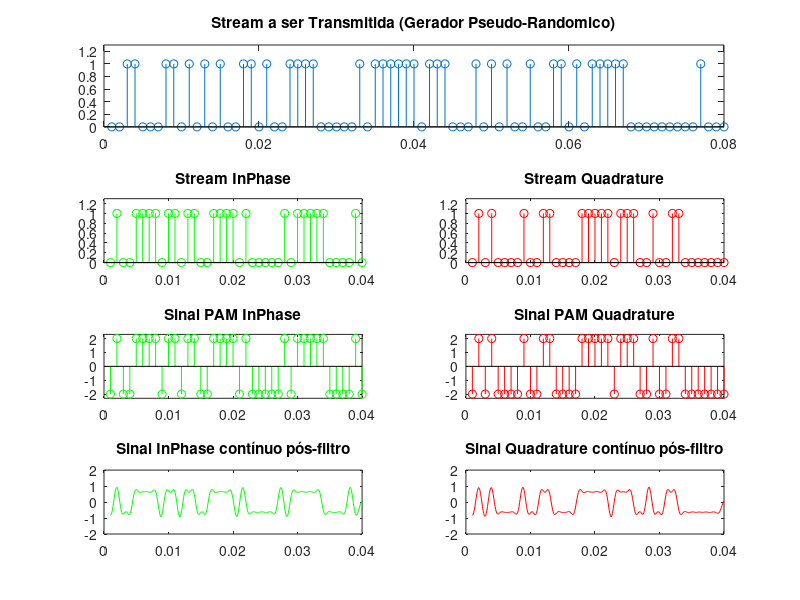
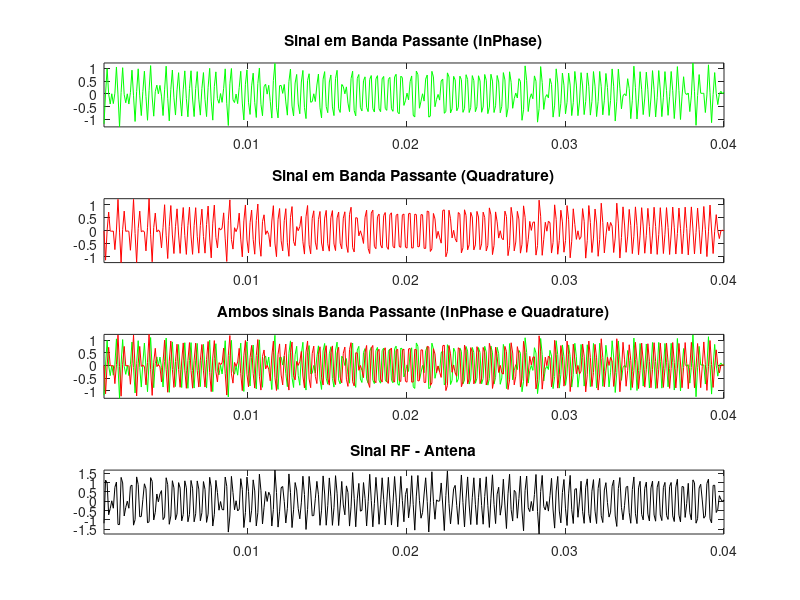
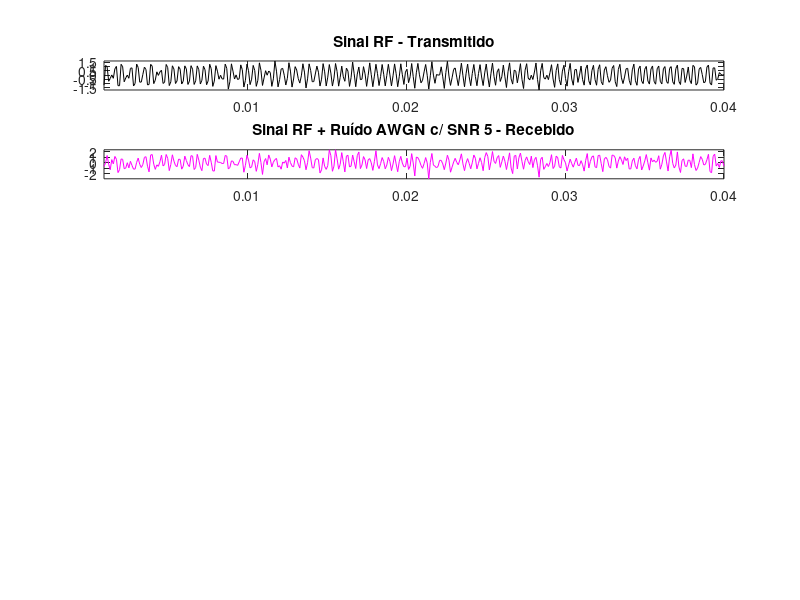

Recreate these plots in MATLAB, in order. (Note: this script raises an error after producing the figures.)
%==========================================================================
% Aluno: Lucas Lui Motta      RA: 192701
% Data: 02/05/2017
% Disciplina: Introd. Comunicações Digitais I
% Pós-graduação: Mestrado
%==========================================================================
% Programa MATLAB para 4-QAM:
% 
% Tx:
%       - Gerar 4-QAM;
%       - Gerar g(t) cosseno levantado;
%       - Transladar o sinal para RF;
% 
% Canal:
%       - Inserir Ruído AWGN;
% Rx:
%       - Transladar para banda base e filtrar usando filtro casado;
%       - Obter o sinal em fase e quadratura;
%       - Amostragem;
%       - Obter diagrama de constelação recebido;
%       - Estimar os símbolos transmitidos;
%
% Calcular a SER (Symbol Error Rate).
%==========================================================================

clc;
clear all;
close all;

%==========================================================================
% Parâmetros gerais do Tx-Rx 4-QAM

% Parâmetros Ajustáveis (F_bits e K com problema):
F_bits = 20; % Criado um fator de bits que serão transmitidos (p/ truncamento).
K = 10; % Fator de super-amostragem para a convolução do sinal com o filtro formatador.
Fs = 1e3; % Bit Rate [bits/segundo] ou Frequência de Amostragem - Ex: 1.000 [Hz]
Fc = 1e6; % Frequência da portadora - Ex: 1 [Mhz].
amplt = 2; % Amplitude do simbolo modulado, que causa impacto direto na energia do sinal.
alfa = 0.8; % Fator alfa cosseno levantado utilizado no filtro formatador.
SNR = 5; % Relação sinal ruído, entre o sinal RF que será transmitido e o ruído AWGN recebido.

% Parâmetros Automáticos:
M_Order = 4; % Ordem da modulação QAM - Ex: 4-QAM.
B_symb = log2(M_Order); % Número de bits por simbolo - Ex: log2(4) = 2 [bits/simbolo].
N_symb = F_bits*B_symb; % Número de simbolos que serão transmitidos - Ex: 10*(2) = 20 [simbolos].
N_bits = B_symb*N_symb; % Número de bits que serão enviados.
Ts = 1/Fs; % Período entre bits chegando na stream.
Fb = Fs/M_Order; % Baud Rate [símbolos/segundo] - Ex: 1.000/4-QAM = 250Hz [simbolos/segundo].
Tb = 1/Fb; % Período de símbolos transmitidos.

%==========================================================================
%                           Data - Stream
% Gerador pseudo-randomico de dados binários para simular a stream a ser
% transmitida com a determinada Fs escolhida.

data = randi([0,1], 1, N_bits);

t = linspace(0+(1/Fs), N_bits/Fs, N_bits);

subplot(4,2,[1,2]); stem(t, data);
title('Stream a ser Transmitida (Gerador Pseudo-Randomico)'); 
axis([0 N_bits/Fs 0 1.3]);

%==========================================================================
%                              Slicer
% Dividindo os dados da stream binária de entrada em dois caminhos,
% aqueles que vão na parte InPhase do sinal e aquelas que vão em 
% Quadrature.

data_I = data(1:2:end);
data_Q = data(2:2:end);

t_I = linspace(0+(1/Fs), (N_bits/2)/Fs, N_bits/2);
t_Q = linspace(0+(1/Fs), (N_bits/2)/Fs, N_bits/2);

subplot(4,2,3); stem(t_I, data_I, 'g');
title('Stream InPhase'); 
axis([0 (N_bits/2)/Fs 0 1.3]);

subplot(4,2,4); stem(t_Q, data_Q, 'r'); 
title('Stream Quadrature'); 
axis([0 (N_bits/2)/Fs 0 1.3]);

%==========================================================================
%                          Mapper-Encoder
% Mapeando os valores da stream de dados de cada parte em valores reais, o                  
% 4-QAM (Quadrature Amplitude Modulation) equivale a 2-PAM (Pulse Amplitude 
% Modulation), um InPhase e outro em Quadrature.

mapper = [-amplt  amplt]; Ymax = amplt; Ymin = -amplt;

data_mapped_I = mapper(1 + data_I(1:end));
data_mapped_Q = mapper(1 + data_Q(1:end));

t_mapI = linspace(0+(1/Fs), (N_bits/2)/Fs, length(data_mapped_I));
t_mapQ = linspace(0+(1/Fs), (N_bits/2)/Fs, length(data_mapped_Q));

subplot(4,2,5); stem(t_mapI, data_mapped_I, 'g');
title('Sinal PAM InPhase'); 
axis([0 (N_bits/2)/Fs Ymin-0.3 Ymax+0.3]);

subplot(4,2,6); stem(t_mapQ, data_mapped_Q, 'r');
title('Sinal PAM Quadrature');
axis([0 (N_bits/2)/Fs Ymin-0.3 Ymax+0.3]);

%==========================================================================
%                       Pulse Shaping Filter 
% Após o mapeamento da stream em simbolos a serem transmitidos, os símbolos 
% são passados por um filtro formatador. O sinal utilizado como pulso
% formatador é o frequentemente utilizado cosseno levantado.

rcos_coefs = rcosfir(alfa, 3, K, Tb, 'sqrt');

signal_data_I = conv(rcos_coefs, upsample(data_mapped_I, K));
signal_data_Q = conv(rcos_coefs, upsample(data_mapped_Q, K));

signal_data_I = signal_data_I(31:end-30); % o filtro gera uma cauda de tamanho:
signal_data_Q = signal_data_Q(31:end-30); % ((2*3)+1)*K = 70, que é removida.

t_filt = linspace(0+(1/Fs), (N_bits/2)/Fs, length(signal_data_Q));

figure(1);
subplot(4,2,7); plot(t_filt, signal_data_I, 'g');
title('Sinal InPhase contínuo pós-filtro'); 
axis([0 (N_bits/2)/Fs Ymin Ymax]);

subplot(4,2,8); plot(t_filt, signal_data_Q', 'r');
title('Sinal Quadrature contínuo pós-filtro'); 
axis([0 (N_bits/2)/Fs Ymin Ymax]);

%==========================================================================
%                           Up-Converter 
% Move-se o sinal de banda base para banda passante, e soma ambos sinais 
% InPhase e Quadrature para transmissão pela antena.

t_uc = linspace(0, (N_bits/2)/Fs, length(signal_data_I));

Tx_I =  signal_data_I.*(sqrt(2)*cos(2*pi*Fc*t_uc));
Tx_Q =  signal_data_Q.*(sqrt(2)*sin(2*pi*Fc*t_uc));

signal_RF = Tx_I - Tx_Q;

t_rf = linspace(0+(1/Fs), (N_bits/2)/Fs, length(signal_RF));

figure(2);
subplot(4,1,1); plot(t_rf, Tx_I, 'g');
title('Sinal em Banda Passante (InPhase)'); axis tight;

subplot(4,1,2); plot(t_rf, Tx_Q, 'r');
title('Sinal em Banda Passante (Quadrature)'); axis tight;

subplot(4,1,3); plot(t_rf, Tx_I, 'g', t_rf, Tx_Q, 'r');
title('Ambos sinais Banda Passante (InPhase e Quadrature)'); axis tight;

subplot(4,1,4); plot(t_rf, signal_RF, 'k');
title('Sinal RF - Antena'); axis tight;

%==========================================================================
%                           Signal Corrupted
% Na transmissão do sinal no canal, o mesmo é prejudicado pela presença de
% ruído, para simular esse ruído aleatório é adotado um ruído do tipo
% branco gaussiano (AWGN).

signal_RFandNoise = awgn(signal_RF, SNR);
%signal_RFandNoise = signal_RF;

figure(3);
subplot(6,1,1); plot(t_rf, signal_RF, 'k');
title('Sinal RF - Transmitido'); axis tight;

subplot(6,1,2); plot(t_rf, signal_RFandNoise, 'm');
title('Sinal RF + Ruído AWGN c/ SNR 5 - Recebido'); axis tight;

%==========================================================================
%                           Down-Converter
% O primeiro passo do receptor é mover o sinal na banda passante para banda
% base utilizando o down-converter, que é formado pelo filtro U(f) e o
% o mixer com a função de deslocamento.

baseBand_Rx_I =  signal_RFandNoise.*sqrt(2).*cos(2*pi*Fc*t_uc);
baseBand_Rx_Q =  signal_RFandNoise.*-sqrt(2).*sin(2*pi*Fc*t_uc);

Fpass = 3000; Fstop = 3750; Apass = 1; Astop = 40; Fsamp = 10000;    
obj_h = fdesign.lowpass('fp,fst,ap,ast', Fpass, Fstop, Apass, Astop, Fsamp);    
Hd = design(obj_h, 'equiripple');

baseBand_Rx_I_int = [baseBand_Rx_I zeros(1,10)];
baseBand_Rx_Q_int = [baseBand_Rx_Q zeros(1,10)];

baseBand_Rx_I_LPF = filter(Hd, baseBand_Rx_I_int);
baseBand_Rx_Q_LPF = filter(Hd, baseBand_Rx_Q_int);

baseBand_Rx_I_LPF = baseBand_Rx_I_LPF(11:end);
baseBand_Rx_Q_LPF = baseBand_Rx_Q_LPF(11:end);

subplot(6,1,3); plot(t_rf, baseBand_Rx_I, 'g');
title('Sinal InPhase deslocado p/ Banda Base'); axis tight;

subplot(6,1,4); plot(t_rf, baseBand_Rx_I_LPF, 'g');
title('Sinal InPhase pós-LPF'); axis tight;

subplot(6,1,5); plot(t_rf, baseBand_Rx_Q, 'r');
title('Sinal Quadrature deslocado p/ Banda Base'); axis tight;

subplot(6,1,6); plot(t_rf, baseBand_Rx_Q_LPF, 'r');
title('Sinal Quadrature pós-LPF'); axis tight;

%==========================================================================
%                         Matched Filter
% Utilizando filtro casado para redução do ruído causado no sinal.

signal_Rx_I = conv(rcos_coefs, baseBand_Rx_I_LPF);
signal_Rx_Q = conv(rcos_coefs, baseBand_Rx_Q_LPF);

signal_Rx_I = signal_Rx_I(31:end-30); 
signal_Rx_Q = signal_Rx_Q(31:end-30);

figure(4);
subplot(4,1,1); plot(t_rf, baseBand_Rx_I_LPF, 'g');
title('Sinal InPhase Ruidoso'); axis tight;

subplot(4,1,2); plot(t_rf, signal_Rx_I, 'g');
title('Sinal InPhase pós-Filtro Casado'); axis tight;

subplot(4,1,3); plot(t_rf, baseBand_Rx_Q_LPF, 'r');
title('Sinal Quadrature Ruidoso'); axis tight;

subplot(4,1,4); plot(t_rf, signal_Rx_Q, 'r');
title('Sinal Quadrature pós-Filtro Casado'); axis tight;

%==========================================================================
%                             Sampling
% Amostrando o sinal

data_Rx_I_sampl = signal_Rx_I(1:length(signal_Rx_I)/N_symb:end);
data_Rx_Q_sampl = signal_Rx_Q(1:length(signal_Rx_Q)/N_symb:end);

t_I = linspace(0+(1/Fs), (N_bits/2)/Fs, N_symb);
t_Q = linspace(0+(1/Fs), (N_bits/2)/Fs, N_symb);

figure(5);
subplot(4,2,1); plot(t_rf, signal_Rx_I, 'g');
title('Sinal InPhase pós-Filtro Casado'); axis tight;

subplot(4,2,2); plot(t_rf, signal_Rx_Q, 'r');
title('Sinal Quadrature pós-Filtro Casado'); axis tight;

subplot(4,2,3); stem(t_I, data_Rx_I_sampl, 'g');
title('Sinal InPhase Amostrado'); 
axis([0 (N_bits/2)/Fs Ymin-1 Ymax+1]);

subplot(4,2,4); stem(t_Q, data_Rx_Q_sampl, 'r'); 
title('Sinal Quadrature Amostrado'); 
axis([0 (N_bits/2)/Fs Ymin-1 Ymax+1]);

%==========================================================================
%                  Comparator - "Demapper" - Decoding
% Essa operação trunca o valor recebido no simbolo mais próximo
% definido anteriormente no mapper do transmissor.

data_Rx_I = zeros(1, N_bits/2);
data_Rx_Q = zeros(1, N_bits/2);

for i = 1:length(data_Rx_I_sampl)
    if data_Rx_I_sampl(i) <= 0
        data_Rx_I(i) = 0;
    else
        data_Rx_I(i) = 1;
    end
end

for i = 1:length(data_Rx_Q_sampl)
    if data_Rx_Q_sampl(i) <= 0
        data_Rx_Q(i) = 0;
    else
        data_Rx_Q(i) = 1;
    end
end

subplot(4,2,5); stem(t_I, data_Rx_I, 'g');
title('Stream InPhase - Descodificado'); 
axis([0 (N_bits/2)/Fs 0 1.3]);

subplot(4,2,6); stem(t_Q, data_Rx_Q, 'r'); 
title('Stream Quadrature - Descodificado'); 
axis([0 (N_bits/2)/Fs 0 1.3]);

%==========================================================================
%                Grouping signals InPhase and Quadrature
% Formando a strem de dados final, agrupando 1 a 1 os dados que estavam 
% InPhase e em QuadratureAmostrando:

data_Rx = zeros(N_bits,1);

data_Rx(1:2:end) = data_Rx_I;
data_Rx(2:2:end) = data_Rx_Q;

t = linspace(0+(1/Fs), N_bits/Fs, N_bits);

subplot(4,2,[7,8]); stem(t, data_Rx, 'b');
title('Stream Recebida'); 
axis([0 N_bits/Fs 0 1.3]);

%==========================================================================
%                          Spectro - (Optional) 
% Espectro dos sinais na banda base e banda passante.

spectro_Tx_I = abs(fftshift(fft(signal_data_I))/length(signal_data_I));
spectro_Tx_Q = abs(fftshift(fft(signal_data_Q))/length(signal_data_Q));

spectro_RF = abs(fft(signal_RF)/length(signal_RF));

spectro_Rx_I_LPF = abs(fftshift(fft(baseBand_Rx_I_LPF))/length(baseBand_Rx_I_LPF));
spectro_Rx_Q_LPF = abs(fftshift(fft(baseBand_Rx_Q_LPF))/length(baseBand_Rx_Q_LPF));

spectro_Rx_I_MatchedFilter = abs(fftshift(fft(signal_Rx_I))/length(signal_Rx_I));
spectro_Rx_Q_MatchedFilter = abs(fftshift(fft(signal_Rx_Q))/length(signal_Rx_Q));

f_base = (-length(signal_data_I)/2:(length(signal_data_I)/2)-1)*Fs*K/length(signal_data_I);
%f_pass = (0:(length(spectro_RF))-1)*Fc/length(spectro_RF);
f_pass = linspace(0,Fc*Fs,length(spectro_RF));

figure(6);
subplot(3,3,1); plot(f_base, spectro_Tx_I, 'g');
title('Espectro do sinal InPhase no Transmissor'); axis tight;
subplot(3,3,2); plot(f_base, spectro_Rx_I_LPF, 'g');
title('Espectro sinal ruidoso em Banda Base (InPhase) no Receptor'); axis tight;
subplot(3,3,3); plot(f_base, spectro_Rx_I_MatchedFilter, 'g');
title('Espectro sinal após filtro casado no Receptor'); axis tight;

subplot(3,3,4); plot(f_base, spectro_Tx_Q, 'r');
title('Espectro do sinal Quadrature no Transmissor'); axis tight;
subplot(3,3,5); plot(f_base, spectro_Rx_Q_LPF, 'r');
title('Espectro sinal ruidoso em Banda Base (Quadrature) no Receptor'); axis tight;
subplot(3,3,6); plot(f_base, spectro_Rx_Q_MatchedFilter, 'r');
title('Espectro sinal após filtro casado no Receptor'); axis tight;

subplot(3,3,[7,8,9]); plot(f_pass, spectro_RF, 'k');
title('Especto Sinal RF sendo emitido pelo Transmissor'); axis tight;

%==========================================================================
%                       Constellation Points
% Plotando as constelações dos simbolos que serão transmistidos.

figure(7);
plot(data_mapped_I, data_mapped_Q, 'or', data_Rx_I_sampl, data_Rx_Q_sampl, 'ob');
title('Constellation Points - Tx e Rx'); 
axis([Ymin-0.7 Ymax+0.7 Ymin-0.7 Ymax+0.7]);

%==========================================================================
%                       Symbol Error Rate
% Calculando o número de erros de símbolo e a taxa associas.

[Number_Error, Ratio_Error] = symerr(data,data_Rx');

Ratio_Error = Ratio_Error + 0.0001; % Para evitar erro na hora do plot
                                    % quando o valor de erro é nulo.
figure(8);
pmf_X = [Ratio_Error (1-Ratio_Error)];
pobj = pie(pmf_X);
title('Symbol Error Rate');

hp_color = findobj(pobj, 'Type', 'patch');
set(hp_color(1), 'FaceColor', 'r');
set(hp_color(2), 'FaceColor', 'g');

hp_text = findobj(pobj, 'Type', 'text');
percentValues = get(hp_text,'String');
txt = {'Error: ';'Correct: '}; 
combinedtxt = strcat(txt, percentValues);
oldExtents_cell = get(hp_text,'Extent');
oldExtents = cell2mat(oldExtents_cell);
set(hp_text(1), 'String', combinedtxt(1));
set(hp_text(2), 'String', combinedtxt(2));

%==========================================================================
%                        Algorithm to Save Figures

save_obj_h = get(0,'children');
for i=1:length(save_obj_h)
  saveas(save_obj_h(i), ['figure' num2str(i)], 'jpg');
end

%==========================================================================
